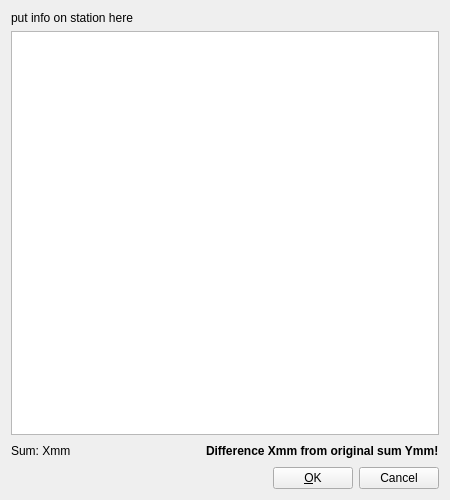
<?xml version="1.0" encoding="UTF-8"?>
<ui version="4.0">
 <class>DialogRedist</class>
 <widget class="QDialog" name="DialogRedist">
  <property name="windowModality">
   <enum>Qt::WindowModal</enum>
  </property>
  <property name="geometry">
   <rect>
    <x>0</x>
    <y>0</y>
    <width>450</width>
    <height>500</height>
   </rect>
  </property>
  <property name="windowTitle">
   <string>WatchRR - Redistribution</string>
  </property>
  <layout class="QVBoxLayout" name="verticalLayout">
   <item>
    <widget class="QLabel" name="labelStationInfo">
     <property name="text">
      <string notr="true">put info on station here</string>
     </property>
     <property name="wordWrap">
      <bool>true</bool>
     </property>
    </widget>
   </item>
   <item>
    <widget class="QTableView" name="table"/>
   </item>
   <item>
    <layout class="QHBoxLayout" name="horizontalLayout_2">
     <item>
      <widget class="QLabel" name="labelSum">
       <property name="text">
        <string notr="true">Sum: Xmm</string>
       </property>
      </widget>
     </item>
     <item>
      <spacer name="spacer2">
       <property name="orientation">
        <enum>Qt::Horizontal</enum>
       </property>
       <property name="sizeHint" stdset="0">
        <size>
         <width>40</width>
         <height>20</height>
        </size>
       </property>
      </spacer>
     </item>
     <item>
      <widget class="QLabel" name="labelSumWarn">
       <property name="font">
        <font>
         <weight>75</weight>
         <bold>true</bold>
        </font>
       </property>
       <property name="text">
        <string notr="true">Difference Xmm from original sum Ymm!</string>
       </property>
       <property name="wordWrap">
        <bool>false</bool>
       </property>
      </widget>
     </item>
    </layout>
   </item>
   <item>
    <layout class="QHBoxLayout" name="horizontalLayout">
     <item>
      <spacer name="spacer1">
       <property name="orientation">
        <enum>Qt::Horizontal</enum>
       </property>
       <property name="sizeHint" stdset="0">
        <size>
         <width>40</width>
         <height>20</height>
        </size>
       </property>
      </spacer>
     </item>
     <item>
      <widget class="QPushButton" name="buttonOK">
       <property name="text">
        <string>&amp;OK</string>
       </property>
       <property name="autoDefault">
        <bool>false</bool>
       </property>
      </widget>
     </item>
     <item>
      <widget class="QPushButton" name="buttonCancel">
       <property name="text">
        <string>Cancel</string>
       </property>
       <property name="autoDefault">
        <bool>false</bool>
       </property>
      </widget>
     </item>
    </layout>
   </item>
  </layout>
 </widget>
 <tabstops>
  <tabstop>table</tabstop>
  <tabstop>buttonOK</tabstop>
  <tabstop>buttonCancel</tabstop>
 </tabstops>
 <resources/>
 <connections>
  <connection>
   <sender>buttonOK</sender>
   <signal>clicked()</signal>
   <receiver>DialogRedist</receiver>
   <slot>onButtonOk()</slot>
   <hints>
    <hint type="sourcelabel">
     <x>348</x>
     <y>489</y>
    </hint>
    <hint type="destinationlabel">
     <x>164</x>
     <y>280</y>
    </hint>
   </hints>
  </connection>
  <connection>
   <sender>buttonCancel</sender>
   <signal>clicked()</signal>
   <receiver>DialogRedist</receiver>
   <slot>reject()</slot>
   <hints>
    <hint type="sourcelabel">
     <x>439</x>
     <y>489</y>
    </hint>
    <hint type="destinationlabel">
     <x>112</x>
     <y>216</y>
    </hint>
   </hints>
  </connection>
 </connections>
 <slots>
  <slot>onButtonOk()</slot>
 </slots>
</ui>
